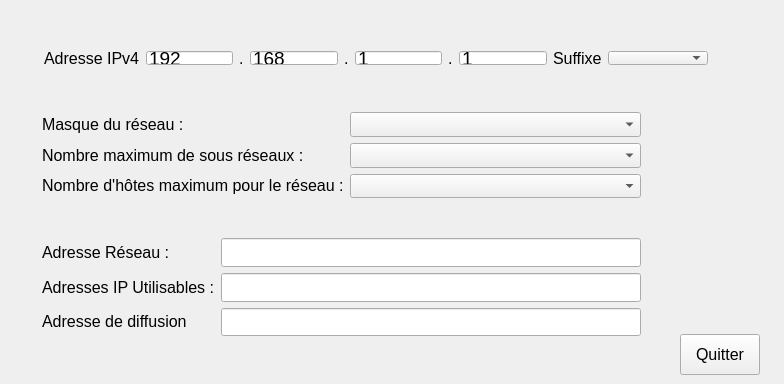
<?xml version="1.0" encoding="UTF-8"?>
<ui version="4.0">
 <class>CalculatriceIP</class>
 <widget class="QWidget" name="CalculatriceIP">
  <property name="geometry">
   <rect>
    <x>0</x>
    <y>0</y>
    <width>784</width>
    <height>384</height>
   </rect>
  </property>
  <property name="font">
   <font>
    <pointsize>12</pointsize>
   </font>
  </property>
  <property name="windowTitle">
   <string>Calculatrice IPv4</string>
  </property>
  <property name="windowIcon">
   <iconset resource="icons.qrc">
    <normaloff>:/icons/icons/config-reseau-icon.png</normaloff>:/icons/icons/config-reseau-icon.png</iconset>
  </property>
  <widget class="QPushButton" name="pushButtonQuitter">
   <property name="geometry">
    <rect>
     <x>680</x>
     <y>334</y>
     <width>80</width>
     <height>41</height>
    </rect>
   </property>
   <property name="font">
    <font>
     <pointsize>12</pointsize>
    </font>
   </property>
   <property name="text">
    <string>Quitter</string>
   </property>
  </widget>
  <widget class="QWidget" name="layoutWidget">
   <property name="geometry">
    <rect>
     <x>33</x>
     <y>40</y>
     <width>686</width>
     <height>36</height>
    </rect>
   </property>
   <layout class="QHBoxLayout" name="horizontalLayout">
    <item>
     <widget class="QLabel" name="label">
      <property name="font">
       <font>
        <pointsize>12</pointsize>
       </font>
      </property>
      <property name="text">
       <string>Adresse IPv4</string>
      </property>
     </widget>
    </item>
    <item>
     <widget class="QLineEdit" name="lineEditAdresse1">
      <property name="font">
       <font>
        <pointsize>14</pointsize>
       </font>
      </property>
      <property name="text">
       <string>192</string>
      </property>
     </widget>
    </item>
    <item>
     <widget class="QLabel" name="label_9">
      <property name="text">
       <string>.</string>
      </property>
     </widget>
    </item>
    <item>
     <widget class="QLineEdit" name="lineEditAdresse2">
      <property name="font">
       <font>
        <pointsize>14</pointsize>
       </font>
      </property>
      <property name="text">
       <string>168</string>
      </property>
     </widget>
    </item>
    <item>
     <widget class="QLabel" name="label_10">
      <property name="text">
       <string>.</string>
      </property>
     </widget>
    </item>
    <item>
     <widget class="QLineEdit" name="lineEditAdresse3">
      <property name="font">
       <font>
        <pointsize>14</pointsize>
       </font>
      </property>
      <property name="text">
       <string>1</string>
      </property>
     </widget>
    </item>
    <item>
     <widget class="QLabel" name="label_11">
      <property name="text">
       <string>.</string>
      </property>
     </widget>
    </item>
    <item>
     <widget class="QLineEdit" name="lineEditAdresse4">
      <property name="font">
       <font>
        <pointsize>14</pointsize>
       </font>
      </property>
      <property name="text">
       <string>1</string>
      </property>
     </widget>
    </item>
    <item>
     <widget class="QLabel" name="label_8">
      <property name="font">
       <font>
        <pointsize>12</pointsize>
       </font>
      </property>
      <property name="text">
       <string>Suffixe</string>
      </property>
     </widget>
    </item>
    <item>
     <widget class="QComboBox" name="comboBoxSuffixe">
      <property name="font">
       <font>
        <pointsize>14</pointsize>
       </font>
      </property>
      <property name="currentIndex">
       <number>-1</number>
      </property>
     </widget>
    </item>
   </layout>
  </widget>
  <widget class="QWidget" name="layoutWidget">
   <property name="geometry">
    <rect>
     <x>31</x>
     <y>227</y>
     <width>621</width>
     <height>120</height>
    </rect>
   </property>
   <layout class="QHBoxLayout" name="horizontalLayout_5">
    <item>
     <layout class="QVBoxLayout" name="verticalLayout_2">
      <item>
       <widget class="QLabel" name="label_5">
        <property name="font">
         <font>
          <pointsize>12</pointsize>
         </font>
        </property>
        <property name="text">
         <string>Adresse Réseau :</string>
        </property>
       </widget>
      </item>
      <item>
       <widget class="QLabel" name="label_6">
        <property name="font">
         <font>
          <pointsize>12</pointsize>
         </font>
        </property>
        <property name="text">
         <string>Adresses IP Utilisables :</string>
        </property>
       </widget>
      </item>
      <item>
       <widget class="QLabel" name="label_7">
        <property name="font">
         <font>
          <pointsize>12</pointsize>
         </font>
        </property>
        <property name="text">
         <string>Adresse de diffusion</string>
        </property>
       </widget>
      </item>
     </layout>
    </item>
    <item>
     <layout class="QVBoxLayout" name="verticalLayout">
      <item>
       <widget class="QLineEdit" name="lineEditAdresseReseau">
        <property name="font">
         <font>
          <pointsize>14</pointsize>
         </font>
        </property>
        <property name="readOnly">
         <bool>true</bool>
        </property>
       </widget>
      </item>
      <item>
       <widget class="QLineEdit" name="lineEditAdresseUtilisables">
        <property name="font">
         <font>
          <pointsize>14</pointsize>
         </font>
        </property>
        <property name="readOnly">
         <bool>true</bool>
        </property>
       </widget>
      </item>
      <item>
       <widget class="QLineEdit" name="lineEditAdresseDiffusion">
        <property name="font">
         <font>
          <pointsize>14</pointsize>
         </font>
        </property>
        <property name="readOnly">
         <bool>true</bool>
        </property>
       </widget>
      </item>
     </layout>
    </item>
   </layout>
  </widget>
  <widget class="QWidget" name="layoutWidget">
   <property name="geometry">
    <rect>
     <x>31</x>
     <y>101</y>
     <width>621</width>
     <height>108</height>
    </rect>
   </property>
   <layout class="QHBoxLayout" name="horizontalLayout_2">
    <item>
     <layout class="QVBoxLayout" name="verticalLayout_4">
      <item>
       <widget class="QLabel" name="label_2">
        <property name="font">
         <font>
          <pointsize>12</pointsize>
         </font>
        </property>
        <property name="text">
         <string>Masque du réseau :</string>
        </property>
       </widget>
      </item>
      <item>
       <widget class="QLabel" name="label_3">
        <property name="font">
         <font>
          <pointsize>12</pointsize>
         </font>
        </property>
        <property name="text">
         <string>Nombre maximum de sous réseaux :</string>
        </property>
       </widget>
      </item>
      <item>
       <widget class="QLabel" name="label_4">
        <property name="font">
         <font>
          <pointsize>12</pointsize>
         </font>
        </property>
        <property name="text">
         <string>Nombre d'hôtes maximum pour le réseau :</string>
        </property>
       </widget>
      </item>
     </layout>
    </item>
    <item>
     <layout class="QVBoxLayout" name="verticalLayout_3">
      <item>
       <widget class="QComboBox" name="comboBoxMasque"/>
      </item>
      <item>
       <widget class="QComboBox" name="comboBoxSousReseaux"/>
      </item>
      <item>
       <widget class="QComboBox" name="compoBoxAdressesIP"/>
      </item>
     </layout>
    </item>
   </layout>
  </widget>
 </widget>
 <layoutdefault spacing="6" margin="11"/>
 <resources>
  <include location="icons.qrc"/>
 </resources>
 <connections>
  <connection>
   <sender>pushButtonQuitter</sender>
   <signal>clicked()</signal>
   <receiver>CalculatriceIP</receiver>
   <slot>close()</slot>
   <hints>
    <hint type="sourcelabel">
     <x>707</x>
     <y>339</y>
    </hint>
    <hint type="destinationlabel">
     <x>634</x>
     <y>311</y>
    </hint>
   </hints>
  </connection>
  <connection>
   <sender>comboBoxMasque</sender>
   <signal>currentIndexChanged(int)</signal>
   <receiver>comboBoxSuffixe</receiver>
   <slot>setCurrentIndex(int)</slot>
   <hints>
    <hint type="sourcelabel">
     <x>464</x>
     <y>116</y>
    </hint>
    <hint type="destinationlabel">
     <x>682</x>
     <y>63</y>
    </hint>
   </hints>
  </connection>
  <connection>
   <sender>comboBoxSousReseaux</sender>
   <signal>currentIndexChanged(int)</signal>
   <receiver>comboBoxSuffixe</receiver>
   <slot>setCurrentIndex(int)</slot>
   <hints>
    <hint type="sourcelabel">
     <x>421</x>
     <y>155</y>
    </hint>
    <hint type="destinationlabel">
     <x>670</x>
     <y>61</y>
    </hint>
   </hints>
  </connection>
  <connection>
   <sender>compoBoxAdressesIP</sender>
   <signal>currentIndexChanged(int)</signal>
   <receiver>comboBoxSuffixe</receiver>
   <slot>setCurrentIndex(int)</slot>
   <hints>
    <hint type="sourcelabel">
     <x>453</x>
     <y>191</y>
    </hint>
    <hint type="destinationlabel">
     <x>697</x>
     <y>74</y>
    </hint>
   </hints>
  </connection>
 </connections>
</ui>
